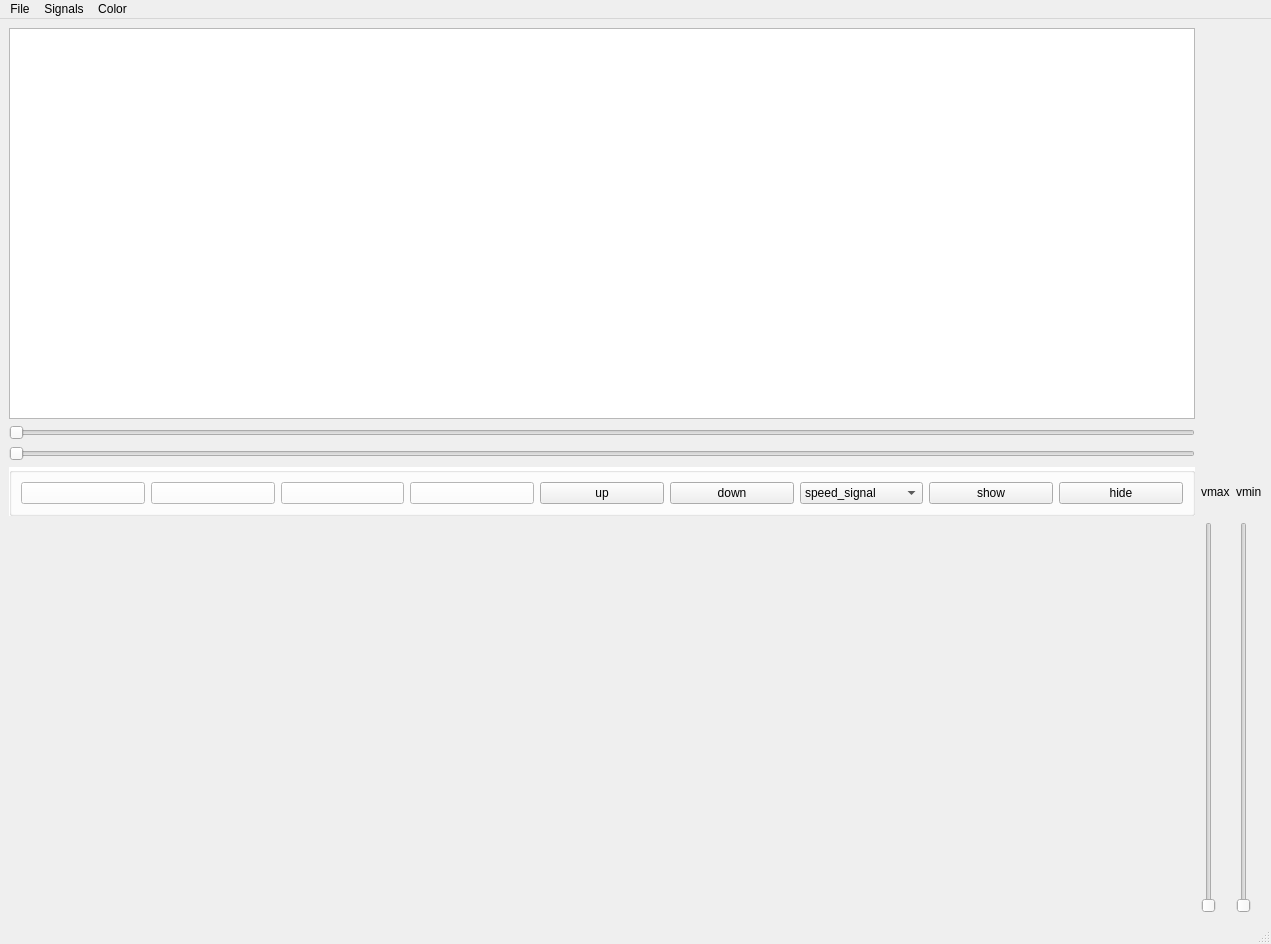
<?xml version="1.0" encoding="UTF-8"?>
<ui version="4.0">
 <class>MainWindow</class>
 <widget class="QMainWindow" name="MainWindow">
  <property name="geometry">
   <rect>
    <x>0</x>
    <y>0</y>
    <width>1271</width>
    <height>944</height>
   </rect>
  </property>
  <property name="windowTitle">
   <string>Signal Viewer</string>
  </property>
  <widget class="QWidget" name="centralwidget">
   <layout class="QGridLayout" name="gridLayout">
    <item row="3" column="0">
     <widget class="QGroupBox" name="groupBox">
      <property name="styleSheet">
       <string notr="true"> QGroupBox {
    background-color: white;
}</string>
      </property>
      <property name="title">
       <string/>
      </property>
      <layout class="QHBoxLayout" name="horizontalLayout_2">
       <item>
        <layout class="QHBoxLayout" name="horizontalLayout">
         <item>
          <widget class="QPushButton" name="stop_button">
           <property name="styleSheet">
            <string notr="true">QPushButton { background-color: white; }</string>
           </property>
           <property name="text">
            <string/>
           </property>
           <property name="icon">
            <iconset resource="img.qrc">
             <normaloff>:/img/stop.png</normaloff>:/img/stop.png</iconset>
           </property>
           <property name="iconSize">
            <size>
             <width>25</width>
             <height>25</height>
            </size>
           </property>
           <property name="shortcut">
            <string>Alt+S</string>
           </property>
          </widget>
         </item>
         <item>
          <widget class="QPushButton" name="play_button">
           <property name="styleSheet">
            <string notr="true">QPushButton { background-color: white; }</string>
           </property>
           <property name="text">
            <string/>
           </property>
           <property name="icon">
            <iconset resource="img.qrc">
             <normaloff>:/img/play.jpg</normaloff>:/img/play.jpg</iconset>
           </property>
           <property name="iconSize">
            <size>
             <width>25</width>
             <height>25</height>
            </size>
           </property>
           <property name="shortcut">
            <string>Alt+P</string>
           </property>
          </widget>
         </item>
         <item>
          <widget class="QPushButton" name="zoom_out">
           <property name="styleSheet">
            <string notr="true">QPushButton { background-color: white; }</string>
           </property>
           <property name="text">
            <string/>
           </property>
           <property name="icon">
            <iconset resource="img.qrc">
             <normaloff>:/img/zoomout.JPG</normaloff>:/img/zoomout.JPG</iconset>
           </property>
           <property name="iconSize">
            <size>
             <width>25</width>
             <height>25</height>
            </size>
           </property>
           <property name="shortcut">
            <string>Ctrl+O</string>
           </property>
          </widget>
         </item>
         <item>
          <widget class="QPushButton" name="zoom_in">
           <property name="styleSheet">
            <string notr="true">QPushButton { background-color: white; }</string>
           </property>
           <property name="text">
            <string/>
           </property>
           <property name="icon">
            <iconset resource="img.qrc">
             <normaloff>:/img/zoomin.JPG</normaloff>:/img/zoomin.JPG</iconset>
           </property>
           <property name="iconSize">
            <size>
             <width>25</width>
             <height>25</height>
            </size>
           </property>
           <property name="shortcut">
            <string>Ctrl+I</string>
           </property>
          </widget>
         </item>
         <item>
          <widget class="QPushButton" name="up_button">
           <property name="text">
            <string>up</string>
           </property>
          </widget>
         </item>
         <item>
          <widget class="QPushButton" name="down_button">
           <property name="text">
            <string>down</string>
           </property>
          </widget>
         </item>
         <item>
          <widget class="QComboBox" name="speed_signal">
           <item>
            <property name="text">
             <string>speed_signal</string>
            </property>
           </item>
           <item>
            <property name="text">
             <string>5</string>
            </property>
           </item>
           <item>
            <property name="text">
             <string>20</string>
            </property>
           </item>
           <item>
            <property name="text">
             <string>50</string>
            </property>
           </item>
           <item>
            <property name="text">
             <string>80</string>
            </property>
           </item>
          </widget>
         </item>
         <item>
          <widget class="QPushButton" name="show_signals">
           <property name="text">
            <string>show</string>
           </property>
          </widget>
         </item>
         <item>
          <widget class="QPushButton" name="hide_signals">
           <property name="text">
            <string>hide</string>
           </property>
          </widget>
         </item>
        </layout>
       </item>
      </layout>
     </widget>
    </item>
    <item row="4" column="0">
     <widget class="QLabel" name="spectrogram">
      <property name="text">
       <string/>
      </property>
     </widget>
    </item>
    <item row="0" column="0">
     <widget class="PlotWidget" name="graphicsView_1">
      <property name="mouseTracking">
       <bool>true</bool>
      </property>
      <property name="focusPolicy">
       <enum>Qt::NoFocus</enum>
      </property>
      <property name="autoFillBackground">
       <bool>false</bool>
      </property>
      <property name="verticalScrollBarPolicy">
       <enum>Qt::ScrollBarAlwaysOff</enum>
      </property>
      <property name="horizontalScrollBarPolicy">
       <enum>Qt::ScrollBarAlwaysOff</enum>
      </property>
      <property name="dragMode">
       <enum>QGraphicsView::NoDrag</enum>
      </property>
     </widget>
    </item>
    <item row="4" column="1">
     <widget class="QSlider" name="max_contrast">
      <property name="orientation">
       <enum>Qt::Vertical</enum>
      </property>
     </widget>
    </item>
    <item row="3" column="2">
     <widget class="QLabel" name="label_2">
      <property name="text">
       <string>vmin</string>
      </property>
     </widget>
    </item>
    <item row="3" column="1">
     <widget class="QLabel" name="max_contrast_2">
      <property name="text">
       <string>vmax</string>
      </property>
     </widget>
    </item>
    <item row="4" column="2">
     <widget class="QSlider" name="min_contrast">
      <property name="orientation">
       <enum>Qt::Vertical</enum>
      </property>
     </widget>
    </item>
    <item row="1" column="0">
     <widget class="QSlider" name="right_scroll">
      <property name="orientation">
       <enum>Qt::Horizontal</enum>
      </property>
     </widget>
    </item>
    <item row="2" column="0">
     <widget class="QSlider" name="left_scroll">
      <property name="orientation">
       <enum>Qt::Horizontal</enum>
      </property>
     </widget>
    </item>
   </layout>
  </widget>
  <widget class="QMenuBar" name="menubar">
   <property name="geometry">
    <rect>
     <x>0</x>
     <y>0</y>
     <width>1271</width>
     <height>26</height>
    </rect>
   </property>
   <widget class="QMenu" name="menuFile">
    <property name="title">
     <string>File</string>
    </property>
    <addaction name="actionAdd_Signals"/>
    <addaction name="actionPrint_to_PDF"/>
    <addaction name="actionClearAll"/>
   </widget>
   <widget class="QMenu" name="menuChannels">
    <property name="title">
     <string>Signals</string>
    </property>
    <addaction name="actionSignal_1"/>
    <addaction name="actionSignal_2"/>
    <addaction name="actionSignal_3"/>
    <addaction name="actionspectrogram"/>
    <addaction name="actionchannel_2"/>
   </widget>
   <widget class="QMenu" name="menuColor">
    <property name="title">
     <string>Color</string>
    </property>
    <addaction name="actionPalette"/>
   </widget>
   <addaction name="menuFile"/>
   <addaction name="menuChannels"/>
   <addaction name="menuColor"/>
  </widget>
  <widget class="QStatusBar" name="statusbar"/>
  <action name="actionPrint_to_PDF">
   <property name="text">
    <string>Print to PDF</string>
   </property>
   <property name="shortcut">
    <string>Ctrl+P</string>
   </property>
  </action>
  <action name="actionClearAll">
   <property name="text">
    <string>Clear all</string>
   </property>
   <property name="shortcut">
    <string>Ctrl+F4</string>
   </property>
  </action>
  <action name="actionchannel_1">
   <property name="text">
    <string>Channel 1</string>
   </property>
  </action>
  <action name="actionChannel_2">
   <property name="text">
    <string>Channel 2</string>
   </property>
  </action>
  <action name="actionChannel_3">
   <property name="text">
    <string>Channel 3</string>
   </property>
  </action>
  <action name="actionAdd_Signals">
   <property name="text">
    <string>Add Signals</string>
   </property>
   <property name="shortcut">
    <string>Ctrl+A</string>
   </property>
  </action>
  <action name="actionChannel_1">
   <property name="checkable">
    <bool>true</bool>
   </property>
   <property name="checked">
    <bool>false</bool>
   </property>
   <property name="text">
    <string>Channel 1</string>
   </property>
   <property name="shortcut">
    <string>Alt+1</string>
   </property>
  </action>
  <action name="actionChannel_4">
   <property name="checkable">
    <bool>true</bool>
   </property>
   <property name="text">
    <string>Channel 2</string>
   </property>
   <property name="shortcut">
    <string>Alt+2</string>
   </property>
  </action>
  <action name="actionspectrogram">
   <property name="checkable">
    <bool>true</bool>
   </property>
   <property name="text">
    <string>spectrogram</string>
   </property>
   <property name="shortcut">
    <string>Alt+3</string>
   </property>
  </action>
  <action name="actionExit">
   <property name="text">
    <string>Exit</string>
   </property>
   <property name="shortcut">
    <string>Alt+X</string>
   </property>
  </action>
  <action name="actionPalette">
   <property name="text">
    <string>Palette</string>
   </property>
  </action>
  <action name="actionblue">
   <property name="text">
    <string>blue</string>
   </property>
  </action>
  <action name="actionyellow">
   <property name="text">
    <string>yellow</string>
   </property>
  </action>
  <action name="actiongreen">
   <property name="text">
    <string>green</string>
   </property>
  </action>
  <action name="actionpink">
   <property name="text">
    <string>pink</string>
   </property>
  </action>
  <action name="actionSignal_1">
   <property name="checkable">
    <bool>true</bool>
   </property>
   <property name="text">
    <string>Signal 1</string>
   </property>
  </action>
  <action name="actionSignal_2">
   <property name="checkable">
    <bool>true</bool>
   </property>
   <property name="text">
    <string>Signal 2</string>
   </property>
  </action>
  <action name="actionSignal_3">
   <property name="checkable">
    <bool>true</bool>
   </property>
   <property name="text">
    <string>Signal 3</string>
   </property>
  </action>
  <action name="actionchannel_2">
   <property name="text">
    <string>channel_1</string>
   </property>
  </action>
 </widget>
 <customwidgets>
  <customwidget>
   <class>PlotWidget</class>
   <extends>QGraphicsView</extends>
   <header>pyqtgraph</header>
  </customwidget>
 </customwidgets>
 <resources>
  <include location="img.qrc"/>
 </resources>
 <connections/>
</ui>
